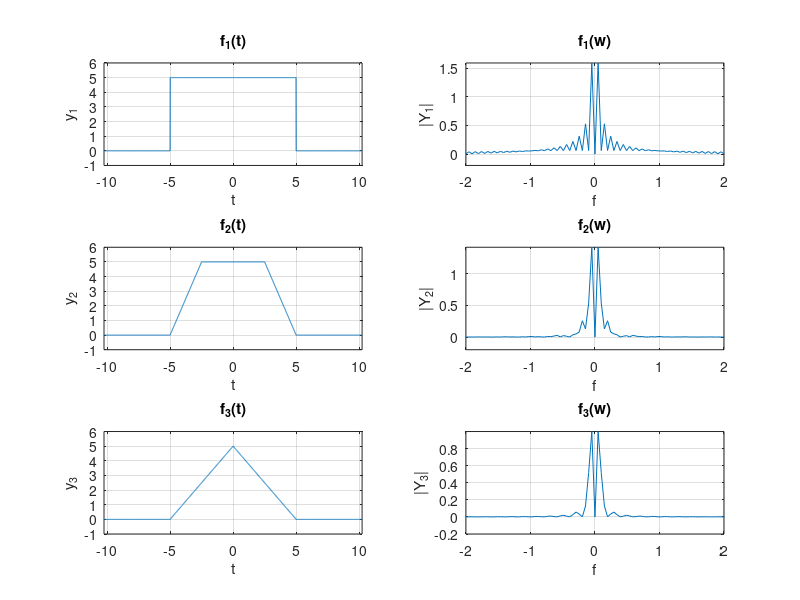

Here is the MATLAB script that generated this plot:
%init
close all;
clear all;
clc;

%config
A = 5;
T = 10;
N = 2 ^ 11;
dt = 1e-2;

%func
function y = f1(t, T, A)
    y = zeros(1, length(t));

    for i = 1:length(t)
        if((t(i) < (T / 2)) && (t(i) > (- T / 2)))
            y(i) = A;
        else
            y(i) = 0;
        end
    end
end

function y = f2(t, T, A)
    y = zeros(1, length(t));
    
    for i = 1:length(t)
        if((t(i) <= (T / 4)) && (t(i) >= (- T / 4)))
            y(i) = A;
        elseif((t(i) <= (T / 2)) && (t(i) > (T / 4)))
            y(i) = (- A / (T / 4)) * (t(i) - T / 2);
        elseif((t(i) < (- T / 4)) && (t(i) >= (- T / 2)))
            y(i) = (A / (T / 4)) * (t(i) + T / 2);
        else
            y(i) = 0;
        end
    end
end

function y = f3(t, T, A)
    for i = 1:length(t)
        if((t(i) <= (T / 2)) && (t(i) >= 0))
            y(i) = (-A / (T / 2)) * (t(i) - T / 2);
        elseif((t(i) < (0)) && (t(i) >= (- T / 2)))
            y(i) = (A / (T / 2)) * (t(i) + T / 2);
        else
            y(i) = 0;
        end
    end
end

%x
t = (- N / 2 : N / 2 - 1) * dt;
f = (- N / 2 : N / 2 - 1) / (N * dt);

%y
y1 = f1(t, T, A);
y2 = f2(t, T, A);
y3 = f3(t, T, A);

Y1 = abs(fftshift(fft(y1 - mean(y1), N))) / N;
Y2 = abs(fftshift(fft(y2 - mean(y2), N))) / N;
Y3 = abs(fftshift(fft(y3 - mean(y3), N))) / N;

%plot
figure;

subplot(3, 2, 1);
plot(t, y1);
grid on;
xlim([min(t), max(t)]);
ylim([min(y1) - 1, max(y1) + 1]);
xlabel("t");
ylabel("y_1");
title("f_1(t)");

subplot(3, 2, 2);
plot(f, Y1);
grid on;
xlim([-2, 2]);
ylim([min(Y1) - 0.2, max(Y1)]);
xlabel("f");
ylabel("|Y_1|");
title("f_1(w)");

subplot(3, 2, 3);
plot(t, y2);
grid on;
xlim([min(t), max(t)]);
ylim([min(y2) - 1, max(y2) + 1]);
xlabel("t");
ylabel("y_2");
title("f_2(t)");

subplot(3, 2, 4);
plot(f, Y2);
grid on;
xlim([-2, 2]);
ylim([min(Y2) - 0.2, max(Y2)]);
xlabel("f");
ylabel("|Y_2|");
title("f_2(w)");

subplot(3, 2, 5);
plot(t, y3);
grid on;
xlim([min(t), max(t)]);
ylim([min(y3) - 1, max(y3) + 1]);
xlabel("t");
ylabel("y_3");
title("f_3(t)");

subplot(3, 2, 6);
plot(f, Y3);
grid on;
xlim([-2, 2]);
ylim([min(Y3) - 0.2, max(Y3)]);
xlabel("f");
ylabel("|Y_3|");
title("f_3(w)");

%save
saveas(gcf, "Q1_1.png");
